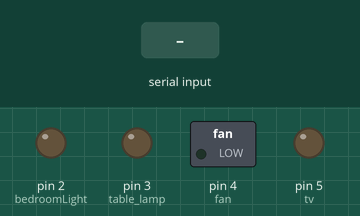
Simulated run of this sketch. Board: Arduino Mega 2560, built with avr-gcc and run on an emulated ATmega2560. Parts: switched loads named in the sketch (green lamp = pin HIGH), output pins drawn as LEDs (lit = HIGH). The inputs (shaded band) are chosen by the test bench.

Above: at 1.2 s.
1.3 s: "1" received over Serial
At 1.6 s:
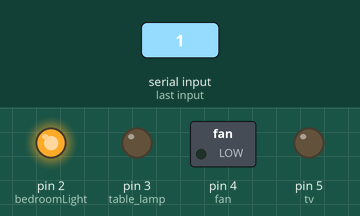
2.8 s: "3" received over Serial
At 4.0 s:
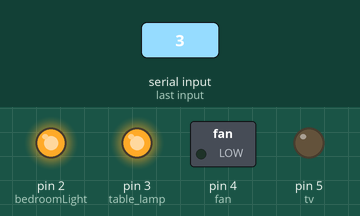
4.3 s: "2" received over Serial
At 5.1 s:
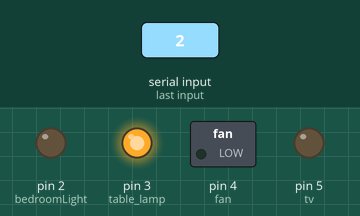
5.8 s: "5" received over Serial
At 6.3 s:
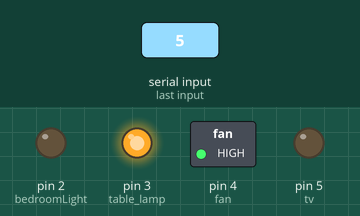
7.3 s: "4" received over Serial
At 8.5 s:
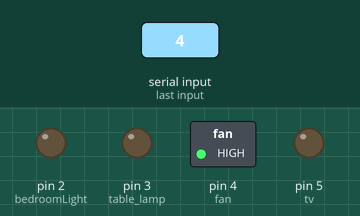
8.8 s: "7" received over Serial
At 9.8 s:
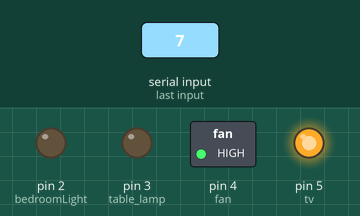
Timing chart, 0 to 11.3 s (numbered marks = the images above; inputs shaded):
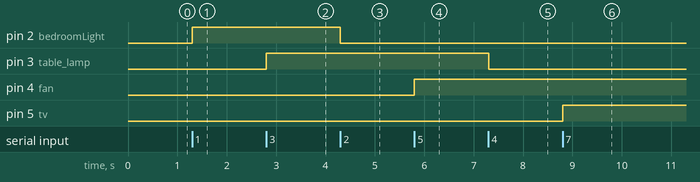

Measured:
- after the input at 1.3 s, pin 2 (bedroomLight): LOW → HIGH at once
- after the input at 2.8 s, pin 3 (table_lamp): LOW → HIGH at once
- after the input at 4.3 s, pin 2 (bedroomLight): HIGH → LOW at once
- after the input at 5.8 s, pin 4 (fan): LOW → HIGH at once
- after the input at 7.3 s, pin 3 (table_lamp): HIGH → LOW at once
- after the input at 8.8 s, pin 5 (tv): LOW → HIGH at once

The sketch:

arduino_code.ino
```cpp
// JARVIS Smart Home Controller
// Receives commands from Python via Serial

char command;

const int bedroomLight = 2;
const int table_lamp  = 3;
const int fan          = 4;
const int tv           = 5;

void setup() {
  Serial.begin(9600);

  pinMode(bedroomLight, OUTPUT);
  pinMode(table_lamp, OUTPUT);
  pinMode(fan, OUTPUT);
  pinMode(tv, OUTPUT);

  // Turn everything OFF at start
  digitalWrite(bedroomLight, LOW);
  digitalWrite(table_lamp, LOW);
  digitalWrite(fan, LOW);
  digitalWrite(tv, LOW);
}

void loop() {
  if (Serial.available()) {
    command = Serial.read();

    switch (command) {

      case '1':  // Bedroom light ON
        digitalWrite(bedroomLight, HIGH);
        break;

      case '2':  // Bedroom light OFF
        digitalWrite(bedroomLight, LOW);
        break;

      case '3':  // Dining light ON
        digitalWrite(table_lamp, HIGH);
        break;

      case '4':  // Dining light OFF
        digitalWrite(table_lamp, LOW);
        break;

      case '5':  // Fan ON
        digitalWrite(fan, HIGH);
        break;

      case '6':  // Fan OFF
        digitalWrite(fan, LOW);
        break;

      case '7':  // TV ON
        digitalWrite(tv, HIGH);
        break;

      case '8':  // TV OFF
        digitalWrite(tv, LOW);
        break;

      case '9':
        digitalWrite(bedroomLight, HIGH);
        digitalWrite(table_lamp, HIGH);
        digitalWrite(fan, HIGH);
        digitalWrite(tv, HIGH);
        break;

      case '0':
        digitalWrite(bedroomLight, LOW);
        digitalWrite(table_lamp, LOW);
        digitalWrite(fan, LOW);
        digitalWrite(tv, LOW);
        break;
    }
  }
}
```
